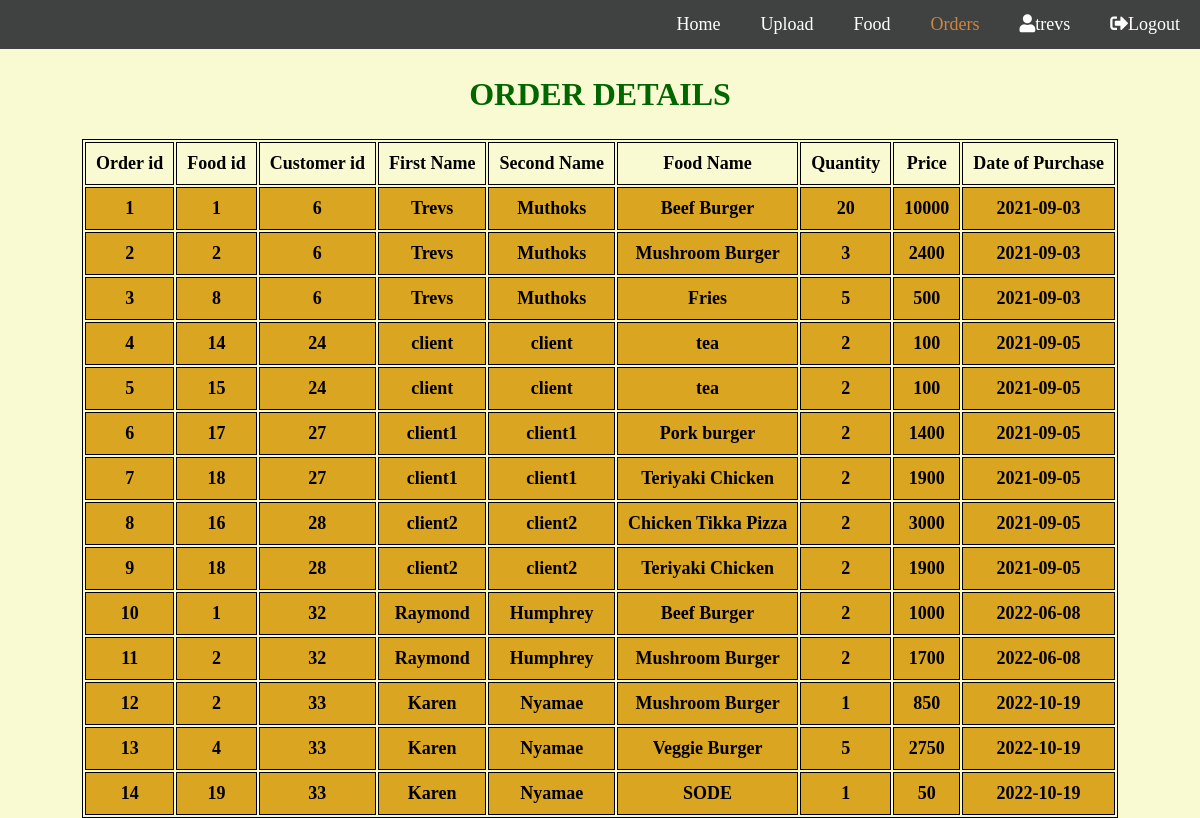
The page /view_order.php (signed in) on the database its author committed.
### tables this page shows
CREATE TABLE `orders` (
  `order_id` int(11) NOT NULL,
  `food_id` int(11) NOT NULL,
  `customer_id` int(6) NOT NULL,
  `quantity` int(11) NOT NULL,
  `price` int(11) NOT NULL,
  `date_of_purchase` date NOT NULL
);

CREATE TABLE `customer` (
  `customer_id` int(6) NOT NULL,
  `firstname` varchar(10) NOT NULL,
  `secondname` varchar(10) NOT NULL,
  `email` varchar(40) NOT NULL,
  `userName` varchar(255) NOT NULL,
  `userPassword` varchar(20) NOT NULL,
  `userType` varchar(255) NOT NULL
);

CREATE TABLE `menu` (
  `food_id` int(11) NOT NULL,
  `food_name` varchar(40) NOT NULL,
  `food_price` float DEFAULT NULL,
  `food_image` varchar(100) DEFAULT NULL,
  `food_description` varchar(255) NOT NULL
);

### view_order.php (the view, shortened to what this page needs)
<?php
require_once('connect.php');
$sql_select="SELECT orders.*, customer.firstname, customer.secondname, menu.food_name FROM orders INNER JOIN customer ON orders.customer_id= customer.customer_id INNER JOIN menu ON orders.food_id=menu.food_id";
$results=mysqli_query($conn,$sql_select);
?>
<!DOCTYPE html>
<html lang="en">
<head>
    <link rel="stylesheet" href="https://use.fontawesome.com/releases/v5.7.1/css/all.css">
</head>
<body>
<div class="nav">
        <a href="logout.php"><i class="fas fa-sign-out-alt"></i>Logout</a>
        <a href="profile.php" class="user"><i class="fas fa-user"></i><?php echo $_SESSION['user']['userName']; ?></a>
        <a href="view_order.php" class="active">Orders</a>
        <a href="view_food.php">Food</a>
        <a href="upload_image.php">Upload</a>
        <a href="displayUsers.php">Home</a>
    </div>
    <section>
        <h1>ORDER DETAILS</h1>
        <table>
            <tr>
                <th>Order id</th>
                <th>Food id</th>
                <th>Customer id</th>
                <th>First Name</th>
                <th>Second Name</th>
                <th>Food Name</th>
                <th>Quantity</th>
                <th>Price</th>
                <th>Date of Purchase</th>
            </tr>
    <?php
        while($row = mysqli_fetch_array($results)){
 ?>
        <tr>
                <td><?php echo $row['order_id'];?></td>
                <td><?php echo $row['food_id'];?></td>
                <td><?php echo $row['customer_id']; ?></td>
                <td><?php echo $row['firstname']; ?></td>
                <td><?php echo $row['secondname']; ?></td>
                <td><?php echo $row['food_name']; ?></td>
                <td><?php echo $row['quantity'];?></td>
                <td><?php echo $row['price'];?></td>
                <td><?php echo $row['date_of_purchase'];?></td>
            </tr>
<?php
        }
?>
        </table>
    </section>
</html>
    </body>

### view_order.php (style rules this page uses)
body { background-color: lightgoldenrodyellow; margin: 0; }
table { margin: 0 auto; font-size: large; border: 1px solid black; }
h1 { text-align: center; color: #006600; font-size: xx-large; font-family:fantasy; }
td { background-color:goldenrod; border: 1px solid black; }
th, td { font-weight: bold; border: 1px solid black; padding: 10px; text-align: center; }
td { font-weight:bold; }
.nav { background-color:#404242; overflow: hidden; }
.nav a { float: right; color: white; text-align: center; padding: 14px 20px; text-decoration: none; font-size: 18px; }
.nav a.active { color:peru; }

### rows shown on the page
orders: order_id "1", food "1", customer "6", customer.firstname "Trevs", customer.secondname "Muthoks", food.food_name "Beef Burger", quantity "20", price "10000", date_of_purchase "2021-09-03"
orders: order_id "2", food "2", customer "6", customer.firstname "Trevs", customer.secondname "Muthoks", food.food_name "Mushroom Burger", quantity "3", price "2400", date_of_purchase "2021-09-03"
orders: order_id "3", food "8", customer "6", customer.firstname "Trevs", customer.secondname "Muthoks", food.food_name "Fries", quantity "5", price "500", date_of_purchase "2021-09-03"
orders: order_id "4", food "14", customer "24", customer.firstname "client", customer.secondname "client", food.food_name "tea", quantity "2", price "100", date_of_purchase "2021-09-05"
orders: order_id "5", food "15", customer "24", customer.firstname "client", customer.secondname "client", food.food_name "tea", quantity "2", price "100", date_of_purchase "2021-09-05"
orders: order_id "6", food "17", customer "27", customer.firstname "client1", customer.secondname "client1", food.food_name "Pork burger", quantity "2", price "1400", date_of_purchase "2021-09-05"
orders: order_id "7", food "18", customer "27", customer.firstname "client1", customer.secondname "client1", food.food_name "Teriyaki Chicken", quantity "2", price "1900", date_of_purchase "2021-09-05"
orders: order_id "8", food "16", customer "28", customer.firstname "client2", customer.secondname "client2", food.food_name "Chicken Tikka Pizza", quantity "2", price "3000", date_of_purchase "2021-09-05"
orders: order_id "9", food "18", customer "28", customer.firstname "client2", customer.secondname "client2", food.food_name "Teriyaki Chicken", quantity "2", price "1900", date_of_purchase "2021-09-05"
orders: order_id "10", food "1", customer "32", customer.firstname "Raymond", customer.secondname "Humphrey", food.food_name "Beef Burger", quantity "2", price "1000", date_of_purchase "2022-06-08"
orders: order_id "11", food "2", customer "32", customer.firstname "Raymond", customer.secondname "Humphrey", food.food_name "Mushroom Burger", quantity "2", price "1700", date_of_purchase "2022-06-08"
orders: order_id "12", food "2", customer "33", customer.firstname "Karen", customer.secondname "Nyamae", food.food_name "Mushroom Burger", quantity "1", price "850", date_of_purchase "2022-10-19"
orders: order_id "13", food "4", customer "33", customer.firstname "Karen", customer.secondname "Nyamae", food.food_name "Veggie Burger", quantity "5", price "2750", date_of_purchase "2022-10-19"
orders: order_id "14", food "19", customer "33", customer.firstname "Karen", customer.secondname "Nyamae", food.food_name "SODE", quantity "1", price "50", date_of_purchase "2022-10-19"

### other values the page prints
$_SESSION['user']['userName'] "trevs"
